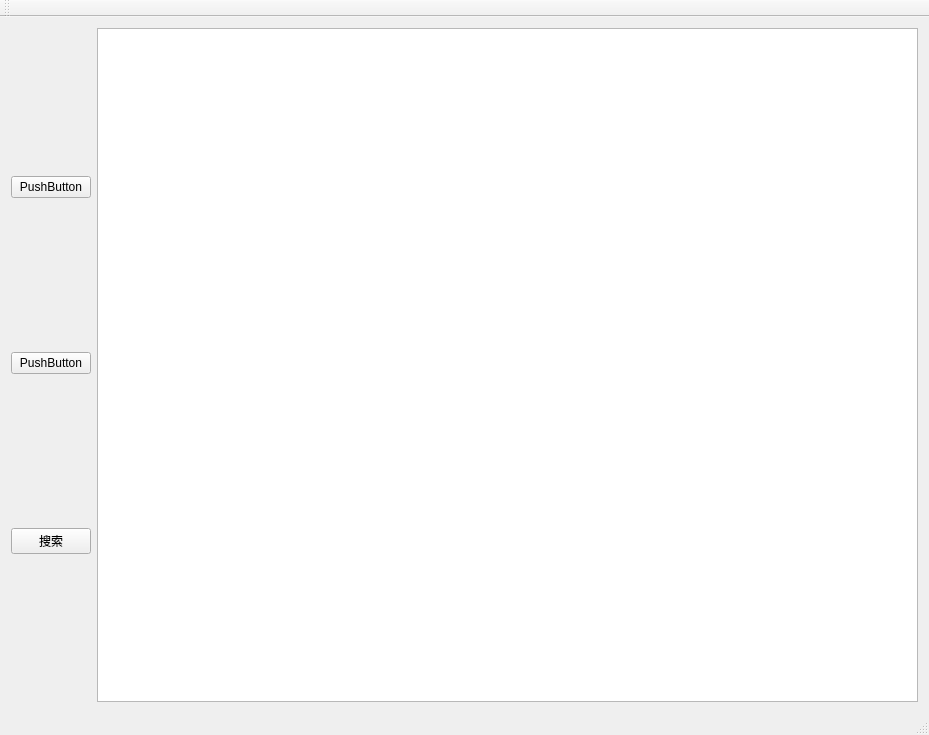
<?xml version="1.0" encoding="UTF-8"?>
<ui version="4.0">
 <class>MainWindow</class>
 <widget class="QMainWindow" name="MainWindow">
  <property name="geometry">
   <rect>
    <x>0</x>
    <y>0</y>
    <width>929</width>
    <height>735</height>
   </rect>
  </property>
  <property name="windowTitle">
   <string>MainWindow</string>
  </property>
  <widget class="QWidget" name="centralWidget">
   <layout class="QGridLayout" name="gridLayout">
    <item row="0" column="0">
     <layout class="QVBoxLayout" name="verticalLayout">
      <item>
       <widget class="QPushButton" name="pushButton_3">
        <property name="text">
         <string>PushButton</string>
        </property>
       </widget>
      </item>
      <item>
       <widget class="QPushButton" name="pushButton_2">
        <property name="text">
         <string>PushButton</string>
        </property>
       </widget>
      </item>
      <item>
       <widget class="QPushButton" name="pushButton">
        <property name="text">
         <string>搜索</string>
        </property>
       </widget>
      </item>
     </layout>
    </item>
    <item row="0" column="1">
     <widget class="QTableView" name="tableView"/>
    </item>
   </layout>
  </widget>
  <widget class="QMenuBar" name="menuBar">
   <property name="geometry">
    <rect>
     <x>0</x>
     <y>0</y>
     <width>929</width>
     <height>23</height>
    </rect>
   </property>
  </widget>
  <widget class="QToolBar" name="mainToolBar">
   <attribute name="toolBarArea">
    <enum>TopToolBarArea</enum>
   </attribute>
   <attribute name="toolBarBreak">
    <bool>false</bool>
   </attribute>
  </widget>
  <widget class="QStatusBar" name="statusBar"/>
 </widget>
 <layoutdefault spacing="6" margin="11"/>
 <resources/>
 <connections/>
</ui>
